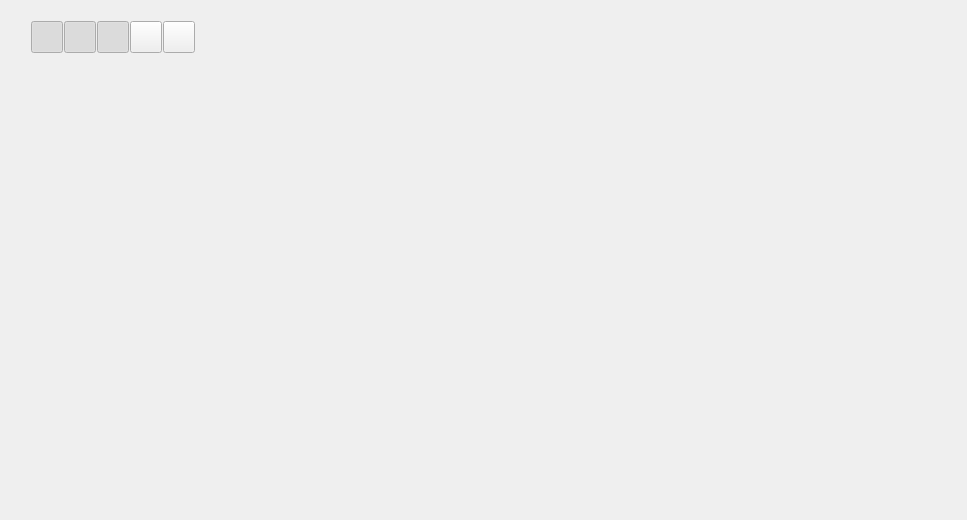
<?xml version="1.0" encoding="UTF-8"?>
<ui version="4.0">
 <class>MapViewOverlay</class>
 <widget class="QWidget" name="MapViewOverlay">
  <property name="geometry">
   <rect>
    <x>0</x>
    <y>0</y>
    <width>967</width>
    <height>520</height>
   </rect>
  </property>
  <property name="minimumSize">
   <size>
    <width>0</width>
    <height>0</height>
   </size>
  </property>
  <property name="windowTitle">
   <string>Form</string>
  </property>
  <layout class="QHBoxLayout" name="horizontalLayout">
   <property name="leftMargin">
    <number>5</number>
   </property>
   <property name="topMargin">
    <number>5</number>
   </property>
   <property name="rightMargin">
    <number>5</number>
   </property>
   <property name="bottomMargin">
    <number>5</number>
   </property>
   <item>
    <layout class="QVBoxLayout" name="verticalLayout_5">
     <item>
      <widget class="QWidget" name="leftToolbarHolder" native="true">
       <property name="sizePolicy">
        <sizepolicy hsizetype="Preferred" vsizetype="Maximum">
         <horstretch>0</horstretch>
         <verstretch>0</verstretch>
        </sizepolicy>
       </property>
      </widget>
     </item>
     <item>
      <spacer name="verticalSpacer">
       <property name="orientation">
        <enum>Qt::Vertical</enum>
       </property>
       <property name="sizeHint" stdset="0">
        <size>
         <width>20</width>
         <height>0</height>
        </size>
       </property>
      </spacer>
     </item>
    </layout>
   </item>
   <item>
    <layout class="QVBoxLayout" name="verticalLayout_2">
     <item>
      <layout class="QVBoxLayout" name="verticalLayout">
       <property name="spacing">
        <number>5</number>
       </property>
       <item>
        <layout class="QHBoxLayout" name="horizontalLayout_4">
         <item>
          <widget class="QWidget" name="upperToolbarHolder" native="true">
           <property name="sizePolicy">
            <sizepolicy hsizetype="Maximum" vsizetype="Preferred">
             <horstretch>0</horstretch>
             <verstretch>0</verstretch>
            </sizepolicy>
           </property>
           <property name="minimumSize">
            <size>
             <width>0</width>
             <height>0</height>
            </size>
           </property>
          </widget>
         </item>
         <item>
          <spacer name="horizontalSpacer_4">
           <property name="orientation">
            <enum>Qt::Horizontal</enum>
           </property>
           <property name="sizeHint" stdset="0">
            <size>
             <width>0</width>
             <height>0</height>
            </size>
           </property>
          </spacer>
         </item>
        </layout>
       </item>
       <item>
        <layout class="QHBoxLayout" name="horizontalLayout_8">
         <property name="topMargin">
          <number>0</number>
         </property>
         <item>
          <widget class="QWidget" name="leftSecondaryToolbarHolder" native="true">
           <property name="sizePolicy">
            <sizepolicy hsizetype="Maximum" vsizetype="Preferred">
             <horstretch>0</horstretch>
             <verstretch>0</verstretch>
            </sizepolicy>
           </property>
           <property name="minimumSize">
            <size>
             <width>0</width>
             <height>0</height>
            </size>
           </property>
          </widget>
         </item>
         <item>
          <spacer name="horizontalSpacer_6">
           <property name="orientation">
            <enum>Qt::Horizontal</enum>
           </property>
           <property name="sizeHint" stdset="0">
            <size>
             <width>0</width>
             <height>0</height>
            </size>
           </property>
          </spacer>
         </item>
        </layout>
       </item>
       <item>
        <layout class="QHBoxLayout" name="horizontalLayout_5">
         <item>
          <widget class="QWidget" name="secondaryToolbarHolder" native="true">
           <property name="sizePolicy">
            <sizepolicy hsizetype="Maximum" vsizetype="Preferred">
             <horstretch>0</horstretch>
             <verstretch>0</verstretch>
            </sizepolicy>
           </property>
          </widget>
         </item>
         <item>
          <spacer name="horizontalSpacer_5">
           <property name="orientation">
            <enum>Qt::Horizontal</enum>
           </property>
           <property name="sizeHint" stdset="0">
            <size>
             <width>0</width>
             <height>0</height>
            </size>
           </property>
          </spacer>
         </item>
        </layout>
       </item>
      </layout>
     </item>
     <item>
      <layout class="QHBoxLayout" name="horizontalLayout_2">
       <property name="spacing">
        <number>6</number>
       </property>
       <item>
        <widget class="QWidget" name="gizmoBar" native="true">
         <layout class="QHBoxLayout" name="horizontalLayout_11">
          <property name="spacing">
           <number>1</number>
          </property>
          <property name="leftMargin">
           <number>0</number>
          </property>
          <property name="topMargin">
           <number>0</number>
          </property>
          <property name="rightMargin">
           <number>0</number>
          </property>
          <property name="bottomMargin">
           <number>0</number>
          </property>
          <item>
           <widget class="QPushButton" name="gizmoVisibleButton">
            <property name="sizePolicy">
             <sizepolicy hsizetype="Fixed" vsizetype="Fixed">
              <horstretch>0</horstretch>
              <verstretch>0</verstretch>
             </sizepolicy>
            </property>
            <property name="minimumSize">
             <size>
              <width>32</width>
              <height>32</height>
             </size>
            </property>
            <property name="maximumSize">
             <size>
              <width>32</width>
              <height>32</height>
             </size>
            </property>
            <property name="toolTip">
             <string>Enable gizmo</string>
            </property>
            <property name="text">
             <string/>
            </property>
            <property name="iconSize">
             <size>
              <width>26</width>
              <height>26</height>
             </size>
            </property>
            <property name="checkable">
             <bool>true</bool>
            </property>
            <property name="checked">
             <bool>true</bool>
            </property>
           </widget>
          </item>
          <item>
           <widget class="QPushButton" name="gizmoModeButton">
            <property name="sizePolicy">
             <sizepolicy hsizetype="Fixed" vsizetype="Fixed">
              <horstretch>0</horstretch>
              <verstretch>0</verstretch>
             </sizepolicy>
            </property>
            <property name="minimumSize">
             <size>
              <width>32</width>
              <height>32</height>
             </size>
            </property>
            <property name="maximumSize">
             <size>
              <width>32</width>
              <height>32</height>
             </size>
            </property>
            <property name="toolTip">
             <string>Gizmo mode</string>
            </property>
            <property name="text">
             <string/>
            </property>
            <property name="iconSize">
             <size>
              <width>26</width>
              <height>26</height>
             </size>
            </property>
            <property name="checkable">
             <bool>true</bool>
            </property>
            <property name="checked">
             <bool>true</bool>
            </property>
           </widget>
          </item>
          <item>
           <widget class="QPushButton" name="gizmoTranslateButton">
            <property name="sizePolicy">
             <sizepolicy hsizetype="Fixed" vsizetype="Fixed">
              <horstretch>0</horstretch>
              <verstretch>0</verstretch>
             </sizepolicy>
            </property>
            <property name="minimumSize">
             <size>
              <width>32</width>
              <height>32</height>
             </size>
            </property>
            <property name="maximumSize">
             <size>
              <width>32</width>
              <height>32</height>
             </size>
            </property>
            <property name="toolTip">
             <string>Translate</string>
            </property>
            <property name="text">
             <string/>
            </property>
            <property name="iconSize">
             <size>
              <width>26</width>
              <height>26</height>
             </size>
            </property>
            <property name="checkable">
             <bool>true</bool>
            </property>
            <property name="checked">
             <bool>true</bool>
            </property>
           </widget>
          </item>
          <item>
           <widget class="QPushButton" name="gizmoRotateButton">
            <property name="sizePolicy">
             <sizepolicy hsizetype="Fixed" vsizetype="Fixed">
              <horstretch>0</horstretch>
              <verstretch>0</verstretch>
             </sizepolicy>
            </property>
            <property name="minimumSize">
             <size>
              <width>32</width>
              <height>32</height>
             </size>
            </property>
            <property name="maximumSize">
             <size>
              <width>32</width>
              <height>32</height>
             </size>
            </property>
            <property name="toolTip">
             <string>Rotate</string>
            </property>
            <property name="text">
             <string/>
            </property>
            <property name="iconSize">
             <size>
              <width>26</width>
              <height>26</height>
             </size>
            </property>
            <property name="checkable">
             <bool>true</bool>
            </property>
            <property name="checked">
             <bool>false</bool>
            </property>
           </widget>
          </item>
          <item>
           <widget class="QPushButton" name="gizmoScaleButton">
            <property name="sizePolicy">
             <sizepolicy hsizetype="Fixed" vsizetype="Fixed">
              <horstretch>0</horstretch>
              <verstretch>0</verstretch>
             </sizepolicy>
            </property>
            <property name="minimumSize">
             <size>
              <width>32</width>
              <height>32</height>
             </size>
            </property>
            <property name="maximumSize">
             <size>
              <width>32</width>
              <height>32</height>
             </size>
            </property>
            <property name="toolTip">
             <string>Scale</string>
            </property>
            <property name="text">
             <string/>
            </property>
            <property name="iconSize">
             <size>
              <width>26</width>
              <height>26</height>
             </size>
            </property>
            <property name="checkable">
             <bool>true</bool>
            </property>
           </widget>
          </item>
         </layout>
        </widget>
       </item>
       <item>
        <spacer name="horizontalSpacer_3">
         <property name="orientation">
          <enum>Qt::Horizontal</enum>
         </property>
         <property name="sizeHint" stdset="0">
          <size>
           <width>0</width>
           <height>20</height>
          </size>
         </property>
        </spacer>
       </item>
      </layout>
     </item>
     <item>
      <spacer name="verticalSpacer_3">
       <property name="orientation">
        <enum>Qt::Vertical</enum>
       </property>
       <property name="sizeHint" stdset="0">
        <size>
         <width>20</width>
         <height>0</height>
        </size>
       </property>
      </spacer>
     </item>
     <item>
      <spacer name="horizontalSpacer">
       <property name="orientation">
        <enum>Qt::Horizontal</enum>
       </property>
       <property name="sizeHint" stdset="0">
        <size>
         <width>0</width>
         <height>1</height>
        </size>
       </property>
      </spacer>
     </item>
     <item>
      <spacer name="verticalSpacer_2">
       <property name="orientation">
        <enum>Qt::Vertical</enum>
       </property>
       <property name="sizeHint" stdset="0">
        <size>
         <width>20</width>
         <height>0</height>
        </size>
       </property>
      </spacer>
     </item>
     <item>
      <layout class="QHBoxLayout" name="horizontalLayout_3">
       <property name="spacing">
        <number>0</number>
       </property>
       <item>
        <layout class="QHBoxLayout" name="horizontalLayout_7">
         <property name="spacing">
          <number>6</number>
         </property>
        </layout>
       </item>
       <item>
        <spacer name="horizontalSpacer_2">
         <property name="orientation">
          <enum>Qt::Horizontal</enum>
         </property>
         <property name="sizeHint" stdset="0">
          <size>
           <width>40</width>
           <height>20</height>
          </size>
         </property>
        </spacer>
       </item>
      </layout>
     </item>
    </layout>
   </item>
   <item>
    <layout class="QVBoxLayout" name="verticalLayout_3">
     <property name="spacing">
      <number>0</number>
     </property>
     <item>
      <spacer name="verticalSpacer_4">
       <property name="orientation">
        <enum>Qt::Vertical</enum>
       </property>
       <property name="sizeType">
        <enum>QSizePolicy::MinimumExpanding</enum>
       </property>
       <property name="sizeHint" stdset="0">
        <size>
         <width>20</width>
         <height>0</height>
        </size>
       </property>
      </spacer>
     </item>
     <item>
      <layout class="QHBoxLayout" name="horizontalLayout_6"/>
     </item>
    </layout>
   </item>
  </layout>
 </widget>
 <resources/>
 <connections/>
</ui>
